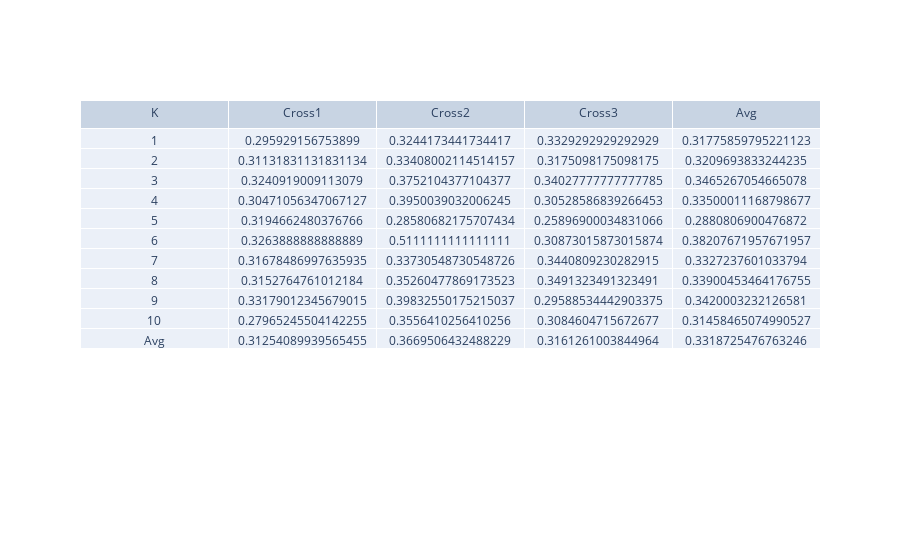

The notebook cell saved with this chart:
### Code cell
f_measure[0].append("Avg")
f_measure[1].append(mean(f_measure[1]))
f_measure[2].append(mean(f_measure[2]))
f_measure[3].append(mean(f_measure[3]))
f_measure[4].append(mean(f_measure[4]))

fig = go.Figure(data=[go.Table(
    header=dict(
        values=['K','Cross1','Cross2','Cross3','Avg']
    ),
    cells=dict(
        values=[f_measure[0],f_measure[1],f_measure[2], f_measure[3], f_measure[4]])
    )
])
fig.show()

### Figure 1 — Plotly figure (JSON) as saved in the notebook; plotly's stock layout.template omitted (floating-point values rounded to 4 significant figures)
{"data": [{"cells": {"values": [[1, 2, 3, 4, 5, 6, 7, 8, 9, 10, "Avg"], [0.2959, 0.3113, 0.3241, 0.3047, 0.3195, 0.3264, 0.3168, 0.3153, 0.3318, 0.2797, 0.3125], [0.3244, 0.3341, 0.3752, 0.395, 0.2858, 0.5111, 0.3373, 0.3526, 0.3983, 0.3556, 0.367], [0.3329, 0.3175, 0.3403, 0.3053, 0.259, 0.3087, 0.3441, 0.3491, 0.2959, 0.3085, 0.3161], [0.3178, 0.321, 0.3465, 0.335, 0.2881, 0.3821, 0.3327, 0.339, 0.342, 0.3146, 0.3319]]}, "header": {"values": ["K", "Cross1", "Cross2", "Cross3", "Avg"]}, "type": "table"}], "layout": {}}
